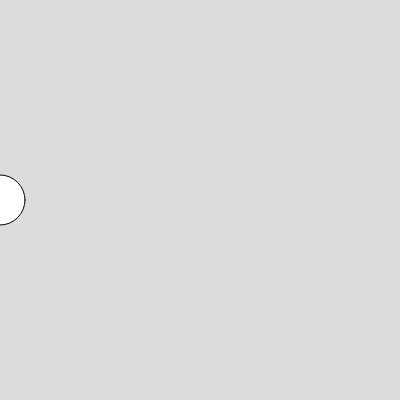
Frame 1 (no input)
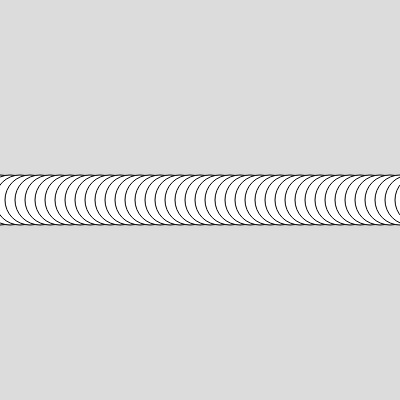
Frame 60 (no input)
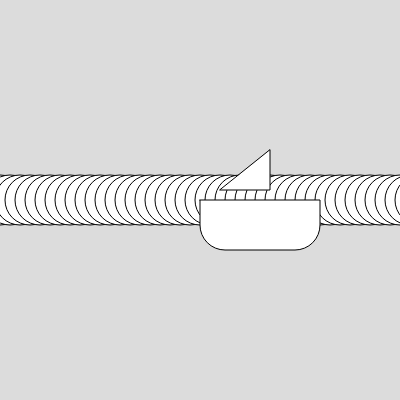
Frame 120 (the mouse pressed at the canvas centre since frame 60)

The p5.js sketch that drew these frames (run headless with seeded random() and noise() and a simulated clock; from frame 60 on, the mouse is pressed at the canvas centre):

// p5.js sketch
// ── sketch.js

let xPos = 0;
function setup() {
  createCanvas(400, 400);
  background(220);
  frameRate(60);
}

function draw() {
  ellipse(xPos,200,50);
  xPos = xPos +10;
}

function drawBoat(x,y) {
  
  rect(x,y, 120,50,0,0,35,35); // x was 180, y was 200
  
  triangle(x+20, y-10, x+70, y-10, x+70, y-50);
}

function mousePressed() {
  drawBoat(mouseX, mouseY);
}

function mouseDragged() {
  drawBoat(mouseX, mouseY);
}


// function mouseReleased() {
//   fill("yellow");
//   ellipse(mouseX, mouseY, 50);
// }
